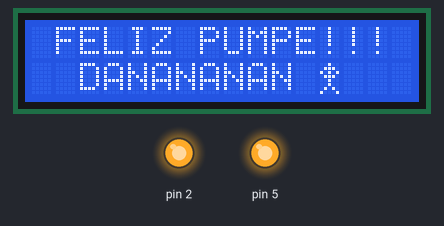
A sketch run on a simulated Arduino Uno, built with avr-gcc and run on an emulated ATmega328P. On the bench: 16×2 character LCD, output pins drawn as LEDs (lit = HIGH).

Above: at 0.7 s.
At 14.5 s:
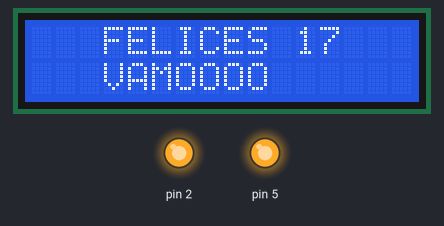
At 21.1 s:
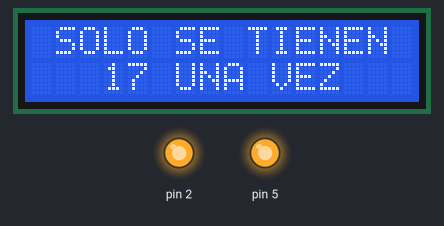
At 25.7 s:
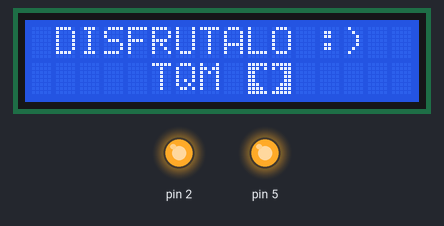
Timing chart, 0 to 40.0 s (numbered marks = the images above):
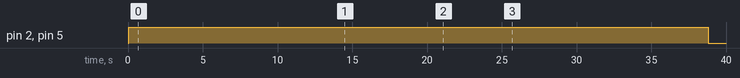

The sketch:

DN_S_gift.ino
```cpp
//librerias
#include <Wire.h>
#include <LiquidCrystal_I2C.h>

//definicion para pines


#define ON(pin) digitalWrite(pin, HIGH);
#define OFF(pin) digitalWrite(pin, LOW);


byte anime1[] = {
  B00100,
  B01110,
  B10101,
  B01110,
  B00100,
  B00100,
  B01010,
  B10001
};

byte anime2[] = {
  B00100,
  B01110,
  B00100,
  B01110,
  B10101,
  B00100,
  B01010,
  B10001
};

byte anime3[] = {
  B11111,
  B11101,
  B11000,
  B11000,
  B11000,
  B11100,
  B11110,
  B11111
};

byte anime4[] = {
  B11111,
  B10111,
  B00011,
  B00011,
  B00011,
  B00111,
  B01111,
  B11111
};

byte moto1[] = {
  B00000,
  B00000,
  B00110,
  B00010,
  B01111,
  B10111,
  B10010,
  B01100
};


byte moto2[] = {
  B00000,
  B10100,
  B01100,
  B01000,
  B11110,
  B11001,
  B01001,
  B00110
};

//constructor para el LCD
LiquidCrystal_I2C lcd(0x27,16,2);


byte a = 0;
int time1 = 500;
int time2 = 600;

void setup()
{
  Serial.begin(9600);
  inicializaciones();
  pines_conf();
  ON(2);
  ON(5);
  lcd.createChar(1, anime1);
  lcd.createChar(2, anime2);
  lcd.createChar(3, anime3);
  lcd.createChar(4, anime4);
  lcd.createChar(5, moto1);
  lcd.createChar(6, moto2);


  for(a ; a < 9; a ++){
    delay(time1);
    lcd.setCursor(1,0);
    lcd.print("FELIZ PUMPE!!!");
    lcd.setCursor(2,1);
    lcd.print("DANANANAN");
    lcd.setCursor(12,1);
    lcd.write(1);
    delay(time1);
    lcd.setCursor(0,0);
    lcd.print("                ");
    lcd.setCursor(12,1);
    lcd.write(2);
    //delay(time1);
  }
  a = 10;
  lcd.setCursor(0,1);
  lcd.print("                ");
  delay(50);
  lcd.setCursor(3,0);
  lcd.print("FELICES 17");
  delay(700);
  lcd.setCursor(3,1);
  lcd.print("VAMOOOO");
  for(int i = 0; i < 3; i++){
    delay(300);
    lcd.setCursor(10,1);
    lcd.print("!");
    delay(300);
    lcd.setCursor(11,1);
    lcd.print("!");
    delay(300);
    lcd.setCursor(12,1);
    lcd.print("!");
    delay(300);
    lcd.setCursor(10,1);
    lcd.print("    ");
    delay(300);
  }
  delay(1500);
  lcd.setCursor(2,1);
  lcd.print("                ");
  lcd.setCursor(1,1);
  lcd.print("NI SE NOTAN");
  delay(200);
  lcd.setCursor(13,1);
  lcd.print(";)");
  delay(4500);
  lcd.setCursor(0,0);
  lcd.print("                ");
  lcd.setCursor(0,1);
  lcd.print("                ");
  lcd.setCursor(1,0);
  lcd.print("SOLO SE TIENEN");
  lcd.setCursor(3,1);
  lcd.print("17 UNA VEZ");
  delay(4500);
  lcd.setCursor(0,0);
  lcd.print("                ");
  lcd.setCursor(0,1);
  lcd.print("                ");
  lcd.setCursor(1,0);
  lcd.print("DISFRUTALO :)");
  lcd.setCursor(5,1);
  lcd.print("TQM");
  lcd.setCursor(9,1);
  lcd.write(3);
  lcd.setCursor(10,1);
  lcd.write(4);
  delay(2000);
  secmoto();
  OFF(5);
  OFF(2);
  lcd.setCursor(0,0);
  lcd.print("                ");
  lcd.setCursor(0,1);
  lcd.print("                ");

}

void secmoto() {
  int paso1 = 0; // Posición inicial del primer carácter
  int paso2 = 1; // Posición inicia                 l del segundo carácter (un espacio después de paso1)

  for(int i = 0; i < 17; i++) {
    if(i > 0) { // Asegurarse de que no se limpia antes de la primera impresión
      lcd.setCursor(paso1 - 1, 1); // Limpiar el espacio previo de paso1
      lcd.print(" ");
      lcd.setCursor(paso2 - 1, 1); // Limpiar el espacio previo de paso2
      lcd.print(" ");
    }

    lcd.setCursor(paso1, 1);
    lcd.write(5); // Escribir primer carácter
    lcd.setCursor(paso2, 1);
    lcd.write(6); // Escribir segundo carácter

    delay(650);

    // Mover las posiciones de los caracteres
    paso1 = paso1 + 1;
    paso2 = paso2 + 1;
  }
}


void loop(){
}

void pines_conf(){
  pinMode(2, OUTPUT);
  pinMode(5, OUTPUT);
}

void inicializaciones(){
  lcd.init();
  lcd.backlight();
  ON(2);
  OFF(8);
}
```

Measured:
- what the display in image 0 shows lasts 0.5 s, from 0.6 s to 1.1 s
- what the display in image 1 shows lasts 1.8 s, from 14.5 s to 16.3 s
- what the display in image 2 shows lasts 4.5 s, from 21.1 s to 25.6 s
